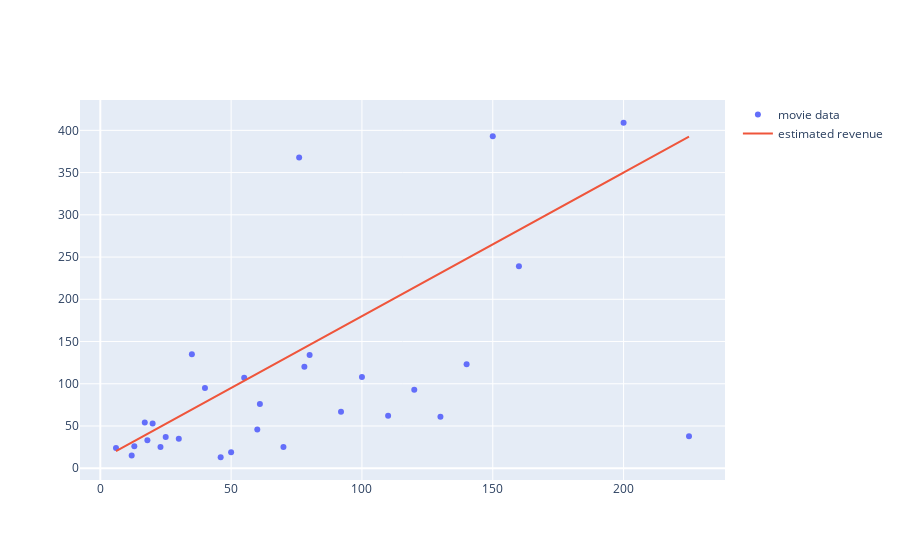

The notebook cell saved with this chart:
### Markdown cell above
Let's plot the data as well as the regression line to get a sense of what we are looking at.

### Code cell
from plotly.offline import iplot, init_notebook_mode
init_notebook_mode(connected=True)
from graph import trace_values, m_b_trace, plot

if x_values and y_values:
    movies_trace = trace_values(x_values, y_values, text=titles, name='movie data')
    regression_trace = m_b_trace(1.7, 10, x_values, name='estimated revenue')
    plot([movies_trace, regression_trace])

### Figure 1 — Plotly figure (JSON) as saved in the notebook; plotly's stock layout.template omitted (floating-point values rounded to 4 significant figures)
{"data": [{"mode": "markers", "name": "movie data", "text": ["21 &amp; Over", "Dredd 3D", "12 Years a Slave", "2 Guns", "42", "47 Ronin", "A Good Day to Die Hard", "About Time", "After Earth", "August: Osage County", "Beautiful Creatures", "Blue Jasmine", "Captain Phillips", "Carrie", "Cloudy with a Chance of Meatballs 2", "Despicable Me 2", "Don Jon", "Elysium", "Ender&#39;s Game", "Epic", "Escape Plan", "Evil Dead", "Fast and Furious 6", "Frozen", "G.I. Joe: Retaliation", "Gangster Squad", "Grown Ups", "Her", "Identity Thief", "Iron Man 3"], "type": "scatter", "x": [13, 46, 20, 61, 40, 225, 92, 12, 130, 25, 50, 18, 55, 30, 78, 76, 6, 120, 110, 100, 70, 17, 160, 150, 140, 60, 80, 23, 35, 200], "y": [26, 13, 53, 76, 95, 38, 67, 15, 61, 37, 19, 33, 107, 35, 120, 368, 24, 93, 62, 108, 25, 54, 239, 393, 123, 46, 134, 25, 135, 409]}, {"mode": "lines", "name": "estimated revenue", "type": "scatter", "x": [13, 46, 20, 61, 40, 225, 92, 12, 130, 25, 50, 18, 55, 30, 78, 76, 6, 120, 110, 100, 70, 17, 160, 150, 140, 60, 80, 23, 35, 200], "y": [32.1, 88.2, 44, 113.7, 78, 392.5, 166.4, 30.4, 231, 52.5, 95, 40.6, 103.5, 61, 142.6, 139.2, 20.2, 214, 197, 180, 129, 38.9, 282, 265, 248, 112, 146, 49.1, 69.5, 350]}], "layout": {}}
